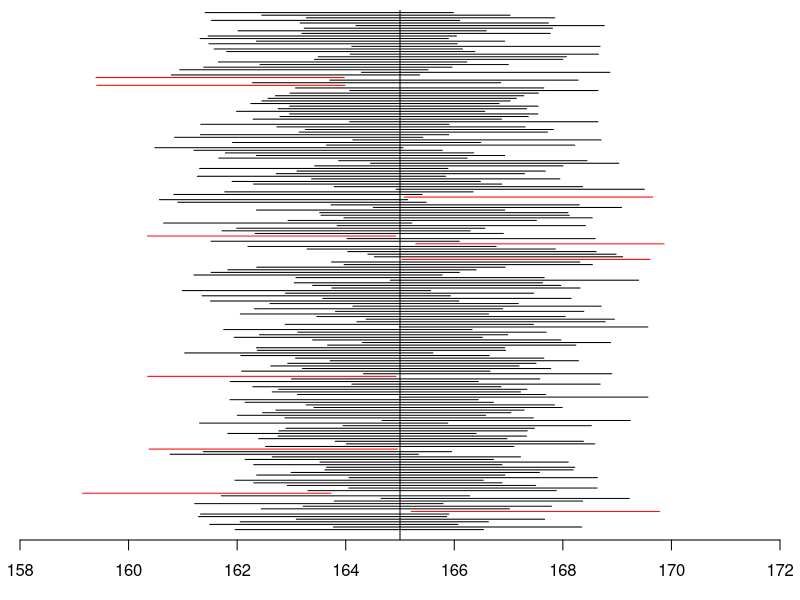
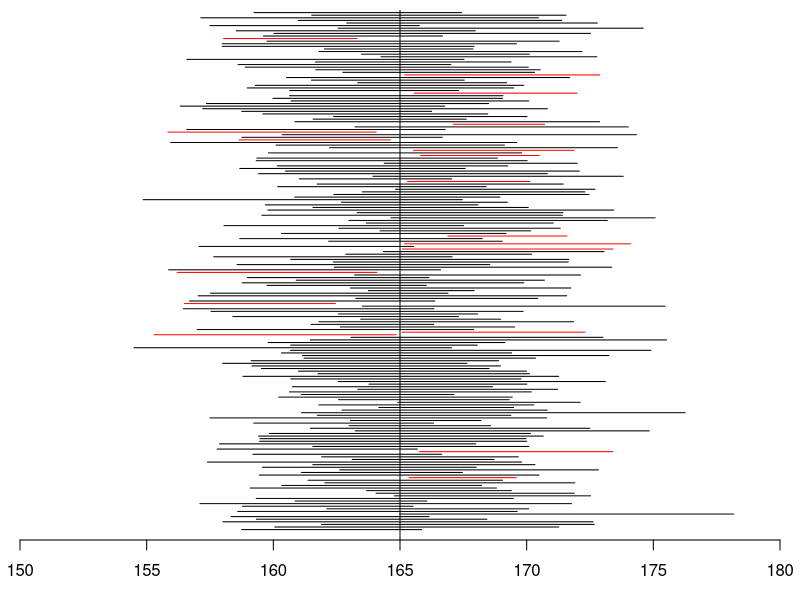

The R source for these figures, in order:
# Figures for Chapter 6: 200 repeated 95% confidence intervals for the mean
# height of Tsing-Hua students, population N(165, 7^2) as in Chapters 4-5.
#   Confidence_interval.png : n = 36, sigma known (z interval)
#   confidence_t.png        : n = 9, sample SD plugged into the z interval
# Run from this folder: Rscript confidence_interval_figures.R

mu <- 165
sigma <- 7
B <- 200

simulate_ci <- function(n, known_sigma, seed) {
  set.seed(seed)
  x <- matrix(rnorm(B * n, mu, sigma), nrow = B)
  m <- rowMeans(x)
  s <- if (known_sigma) sigma else apply(x, 1, sd)
  half <- qnorm(0.975) * s / sqrt(n)
  data.frame(lower = m - half, upper = m + half)
}

plot_ci <- function(ci, file, at) {
  miss <- ci$lower > mu | ci$upper < mu
  png(file, width = 1298, height = 1115, res = 160)
  par(mar = c(3, 1, 0.5, 1))
  plot(NA, xlim = range(at), ylim = c(-3, B + 1), axes = FALSE,
       xlab = "", ylab = "", xaxs = "i", yaxs = "i")
  segments(ci$lower, B:1, ci$upper, B:1, col = ifelse(miss, "red", "black"))
  segments(mu, -3, mu, B + 1)
  axis(1, at = at, pos = -3)
  dev.off()
  sum(miss)
}

# Seeds chosen so the miss counts match the text: 10/200 (z) and 18/200 (s plugged in).
ci_z <- simulate_ci(n = 36, known_sigma = TRUE, seed = 2039)
ci_s <- simulate_ci(n = 9, known_sigma = FALSE, seed = 2028)
cat("misses (n = 36, sigma known):", plot_ci(ci_z, "Confidence_interval.png", seq(158, 172, 2)), "\n")
cat("misses (n = 9, s plugged in):", plot_ci(ci_s, "confidence_t.png", seq(150, 180, 5)), "\n")
